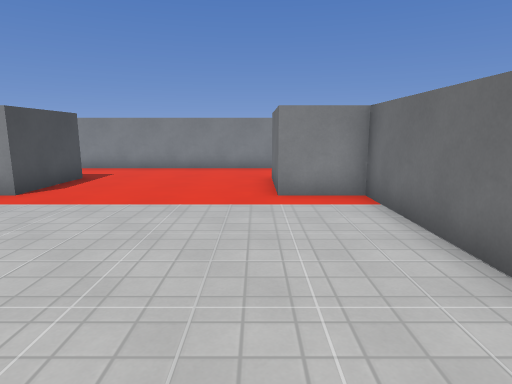
view 1 (above)

16 first-person views from a walk through a Godot game level. The camera is 1.4 m above the floor, tilts 10° down and sees 75° across. The floor is counted in squares, 1 m on a side. Each view is taken from the middle of a square. On the plan, view 1 faces up. The plan holds only what a view shows up to about 15 squares ahead; the rest is blank. Surface patterns are stand-ins for the level's own textures.

view 2
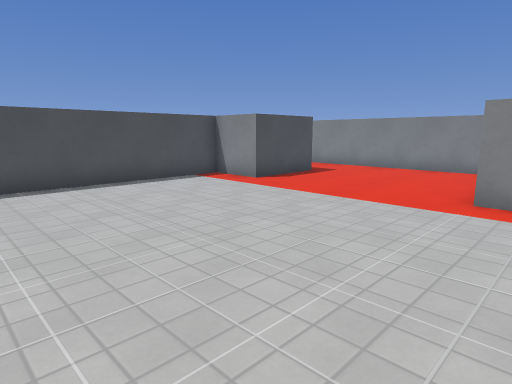

view 3
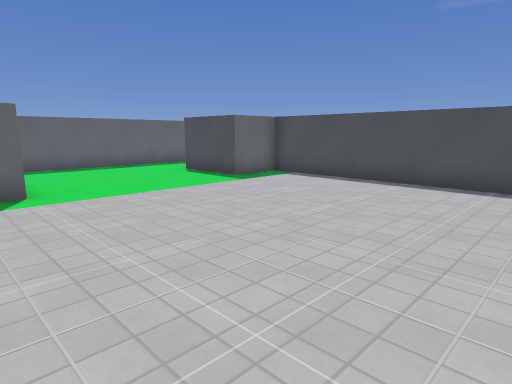

view 4
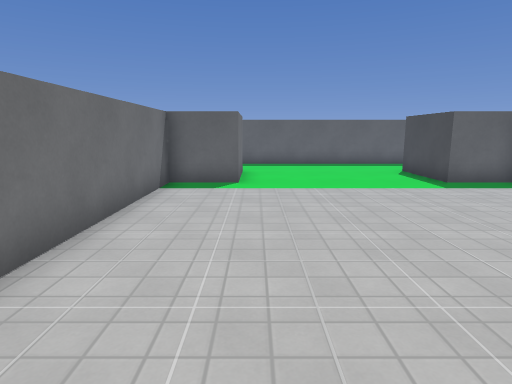

view 5
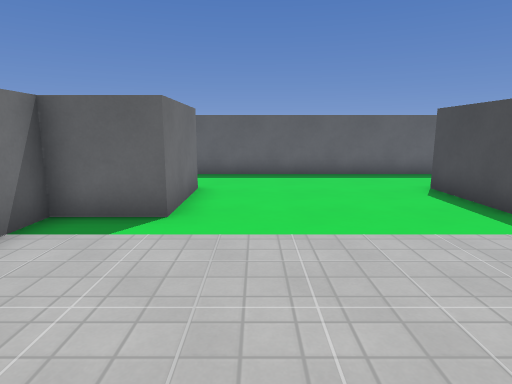

view 6
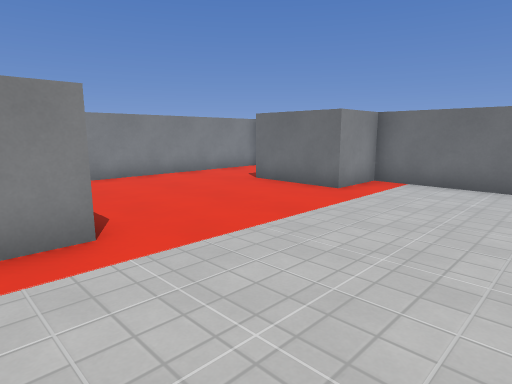

view 7
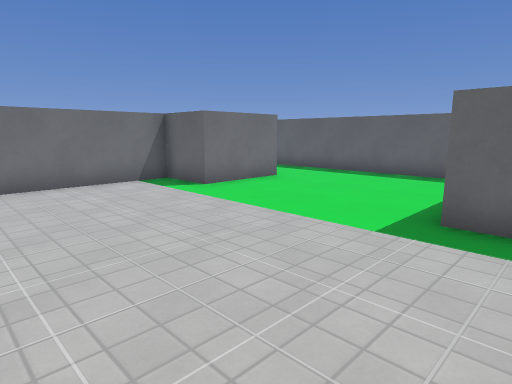

view 8
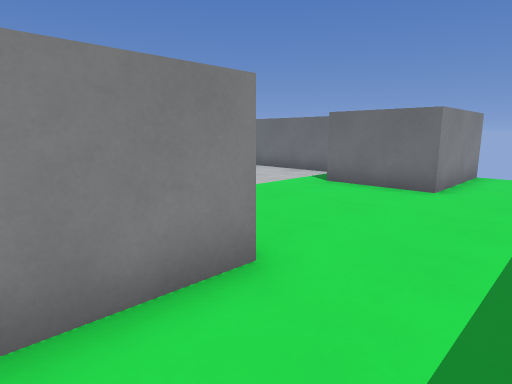

view 9
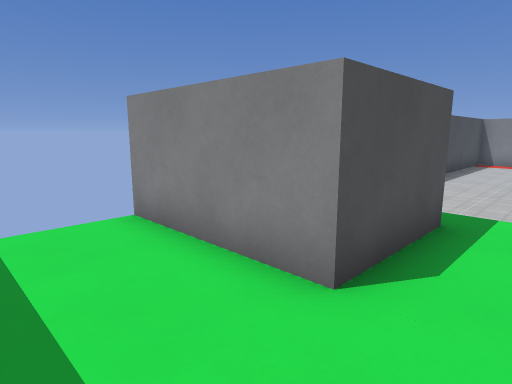

view 10
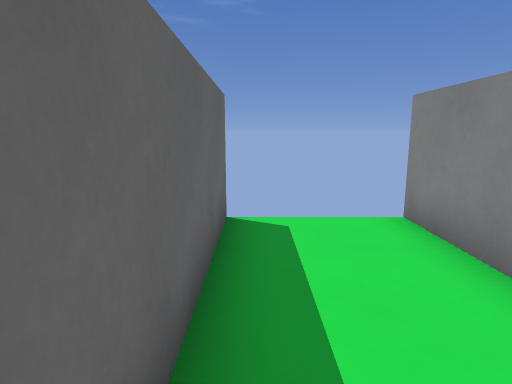

view 11
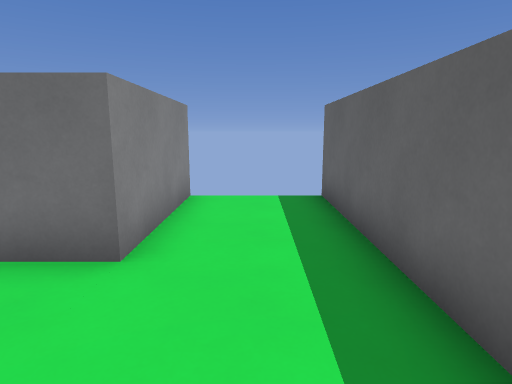

view 12
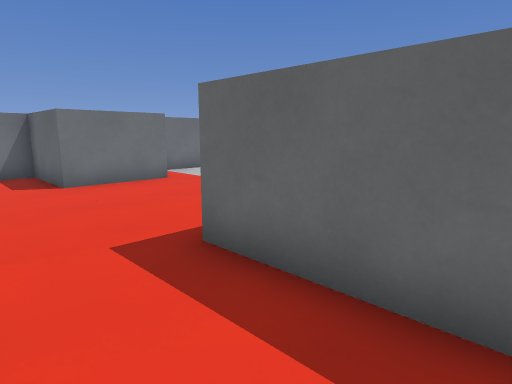

view 13
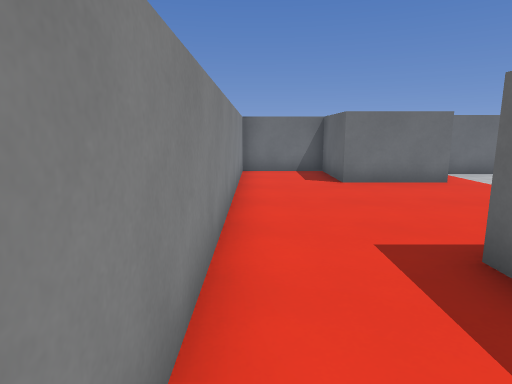

view 14
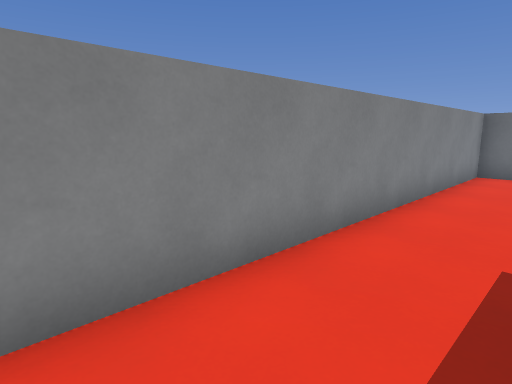

view 15
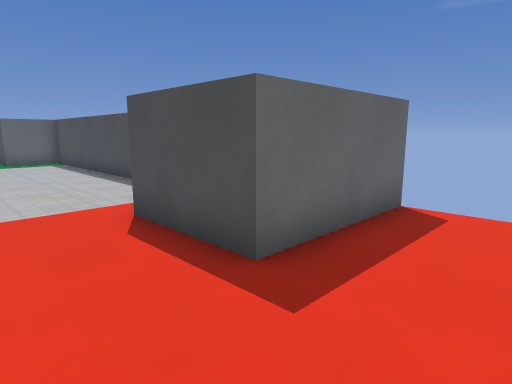

view 16
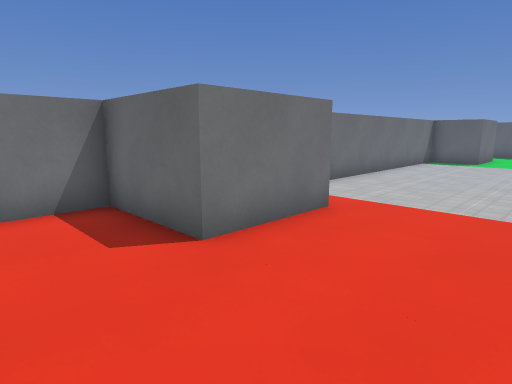

### Floor plan
Points are (right, up) in squares from view 1. A wall is a line through its corners. A room is listed if a view was taken in it or the views show most of it. See-through windows are left out.
Room 1 (views 1, 2, 3, 4, 5, 6, 7, 8, 9, 10, 11, 12, 13, 14, 15, 16)
walls: (4.5, -7.5) (0.5, -7.5) (0.5, -4.5) (2.5, -4.5) (2.5, 7.5) (0.5, 7.5) (0.5, 10.5) (3.5, 10.5) (3.5, 13.5) (-8.8, 13.5); (-9.6, 10.5) (-5.5, 10.5) (-5.5, 7.5) (-7.5, 7.5) (-7.5, -4.5) (-5.5, -4.5) (-5.5, -7.5) (-9.5, -7.5); (-9.5, -10.5) (4.5, -10.5)

Positions as (right, up) in squares from view 1, and headings:
1: (0, 0), facing up
2: (2, 0), facing up-left
3: (2, 4), facing down-left
4: (0, 5), facing down
5: (-1, 1), facing down
6: (-7, 3), facing up-right
7: (-7, 1), facing down-right
8: (-8, -10), facing up-right
9: (-4, -10), facing up-left
10: (-4, -10), facing left
11: (-3, -9), facing right
12: (-9, 13), facing down-right
13: (-9, 13), facing right
14: (-9, 11), facing up-right
15: (-3, 13), facing down-left
16: (-3, 13), facing down-right
